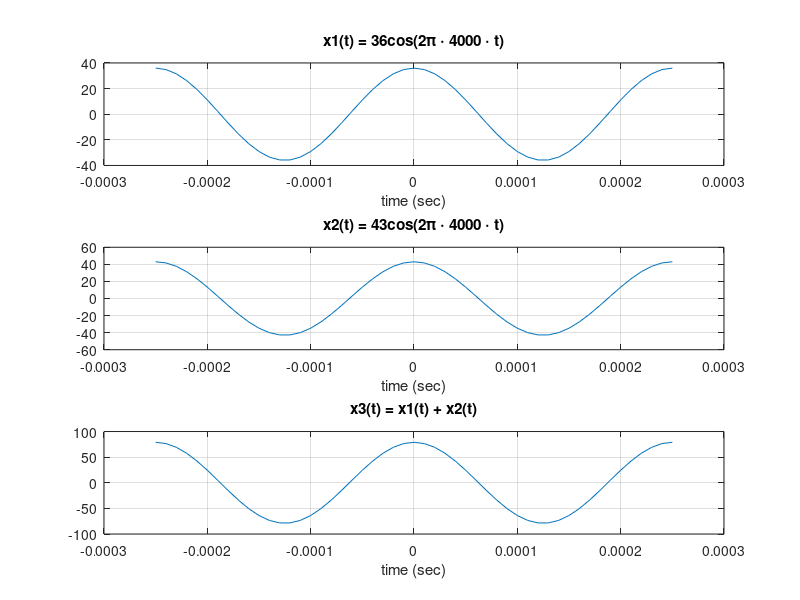

This chart was generated by the following MATLAB code:
% Notes:
% - Generating and understanding sinusoidal signals is fundamental for signal processing and communications.
% - Sinusoidal signals are often characterized by their amplitude, frequency, and phase.
% - The 'cos' function is used to generate cosine waveforms in MATLAB.
% - Combining signals by summing them is a common practice in signal processing.

% Define Frequency and Period
f = 4e3; % Frequency of the sinusoid in Hz (4000 Hz)
T = 1/f; % Period of the sinusoid (250 microseconds)

% Define Time Step and Time Vector
tstep = T/25; % Time step to generate 25 samples per period
t = -T:tstep:T; % Time vector from -T to T (one period before to one period after)

% Define the First Sinusoidal Signal
x1 = 36 * cos(2 * pi * f * t);

% Define the Second Sinusoidal Signal
x2 = 43 * cos(2 * pi * f * t);

% Sum of the first and second sinusoidal signals
x3 = x1 + x2;

% Plot the Signals
subplot(3, 1, 1);
plot(t, x1);
title('x1(t) = 36cos(2\pi \cdot 4000 \cdot t)');
xlabel('time (sec)');
grid;

subplot(3, 1, 2);
plot(t, x2);
title('x2(t) = 43cos(2\pi \cdot 4000 \cdot t)');
xlabel('time (sec)');
grid;

subplot(3, 1, 3);
plot(t, x3);
title('x3(t) = x1(t) + x2(t)');
xlabel('time (sec)');
grid;
